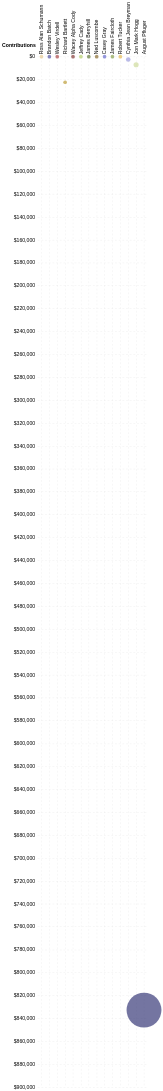

The code cell stored with this chart in its notebook:
### Code cell
# why not set some reasonable variables?

min_scale = 100
max_scale = 1000
chart_width = 300
chart_height = chart_width / 1.775

bg = '#edebe4'

scheme = 'dark2'

finchart = alt.Chart(all_totals, width=300, height=2800).mark_circle().encode(
    alt.Y('Contributions:Q',
         sort='descending',
          axis=alt.Axis(
              format="$,.0f",
          ),
          scale=alt.Scale(
              range=[2800,0]
          )
         ),
    alt.X('Name:N',
          sort=None,
         axis=alt.Axis(
             orient='top',
             title=None
         )
         ),
    alt.Size('Cash on Hand:Q',
            scale=alt.Scale(
                range=[100, 9000]),
                legend=None
            ),
    color=alt.Color(
        'Name:N',
        legend=None,
        scale=alt.Scale(
            type='linear',
            scheme='category20b'
        )
    ),
    tooltip=[
        alt.Tooltip(title='Name', field='Name', type='ordinal'),
        alt.Tooltip(title='Contributions', field='Contributions', format="$,.0f", type='ordinal'),
        alt.Tooltip(title='Cash on hand', field='Cash on Hand', format="$,.0f", type='ordinal'),
        alt.Tooltip(title='Spending', field='Spending', format="$,.0f", type='ordinal'),
        alt.Tooltip(title='Debt', field='Debt', format="$,.0f", type='ordinal')
    ]
).configure_view(
    strokeWidth=0,
    strokeOpacity=0
).configure_axisTop(
    labelFontSize=14,
    grid=True,
    gridOpacity=0.6,
    gridDash=[5,5],
    tickOpacity=0,
    domainOpacity=0
    
).configure_axisLeft(
    grid=True,
    gridOpacity=0.6,
    gridDash=[5,5],
    labelFontSize=14,
    titleFontSize=14,
    tickOpacity=0,
    titleAnchor='start',
    titleAngle=0,
    titlePadding=20,
    titleBaseline='bottom',
    titleX=-97,
    titleY=-25,
    domainOpacity=0
)

finchart

### Figure 1 — Vega-Lite specification as saved in the notebook (floating-point values rounded to 4 significant figures)
{"$schema": "https://vega.github.io/schema/vega-lite/v3.4.0.json", "config": {"axisLeft": {"domainOpacity": 0, "grid": true, "gridDash": [5, 5], "gridOpacity": 0.6, "labelFontSize": 14, "tickOpacity": 0, "titleAnchor": "start", "titleAngle": 0, "titleBaseline": "bottom", "titleFontSize": 14, "titlePadding": 20, "titleX": -97, "titleY": -25}, "axisTop": {"domainOpacity": 0, "grid": true, "gridDash": [5, 5], "gridOpacity": 0.6, "labelFontSize": 14, "tickOpacity": 0}, "mark": {"tooltip": null}, "view": {"height": 300, "strokeOpacity": 0, "strokeWidth": 0, "width": 400}}, "data": {"name": "data-1b43c24f2b7a69389dde19403047e823"}, "datasets": {"data-1b43c24f2b7a69389dde19403047e823": [{"Cash on Hand": 0, "Contributions": 0, "Debt": 0, "Name": "Ross Alan Schumann", "Receipts": 0, "Spending": 0}, {"Cash on Hand": 0, "Contributions": 0, "Debt": 0, "Name": "Brandon Batch", "Receipts": 0, "Spending": 0}, {"Cash on Hand": 0, "Contributions": 0, "Debt": 0, "Name": "Wesley Virdell", "Receipts": 0, "Spending": 0}, {"Cash on Hand": 0, "Contributions": 22350, "Debt": 0, "Name": "Richard Bartlett", "Receipts": 22620.0, "Spending": 22620.0}, {"Cash on Hand": 0, "Contributions": 0, "Debt": 0, "Name": "Wacey Alpha Cody", "Receipts": 0, "Spending": 0}, {"Cash on Hand": 0, "Contributions": 0, "Debt": 0, "Name": "Jeffrey Cady", "Receipts": 0, "Spending": 0}, {"Cash on Hand": 0, "Contributions": 0, "Debt": 0, "Name": "James Berryhill", "Receipts": 0, "Spending": 0}, {"Cash on Hand": 0, "Contributions": 0, "Debt": 0, "Name": "Ned Luscombe", "Receipts": 0, "Spending": 0}, {"Cash on Hand": 0, "Contributions": 0, "Debt": 0, "Name": "Casey Gray", "Receipts": 0, "Spending": 0}, {"Cash on Hand": 0, "Contributions": 0, "Debt": 0, "Name": "James Faircloth", "Receipts": 0, "Spending": 0}, {"Cash on Hand": 520.5, "Contributions": 0, "Debt": 3830.0, "Name": "Robert Tucker", "Receipts": 245, "Spending": 594.5}, {"Cash on Hand": 4500, "Contributions": 2500, "Debt": 0, "Name": "Cynthia Jean Breyman", "Receipts": 19290.0, "Spending": 19790.0}, {"Cash on Hand": 7488.0, "Contributions": 7043.0, "Debt": 0, "Name": "Jon Mark Hogg", "Receipts": 9767.0, "Spending": 2279.0}, {"Cash on Hand": 699800.0, "Contributions": 832760, "Debt": 18100.0, "Name": "August Pfluger", "Receipts": 704910, "Spending": 5134.0}]}, "encoding": {"color": {"field": "Name", "legend": null, "scale": {"scheme": "category20b", "type": "linear"}, "type": "nominal"}, "size": {"field": "Cash on Hand", "legend": null, "scale": {"range": [100, 9000]}, "type": "quantitative"}, "tooltip": [{"field": "Name", "title": "Name", "type": "ordinal"}, {"field": "Contributions", "format": "$,.0f", "title": "Contributions", "type": "ordinal"}, {"field": "Cash on Hand", "format": "$,.0f", "title": "Cash on hand", "type": "ordinal"}, {"field": "Spending", "format": "$,.0f", "title": "Spending", "type": "ordinal"}, {"field": "Debt", "format": "$,.0f", "title": "Debt", "type": "ordinal"}], "x": {"axis": {"orient": "top", "title": null}, "field": "Name", "sort": null, "type": "nominal"}, "y": {"axis": {"format": "$,.0f"}, "field": "Contributions", "scale": {"range": [2800, 0]}, "sort": "descending", "type": "quantitative"}}, "height": 2800, "mark": "circle", "width": 300}
